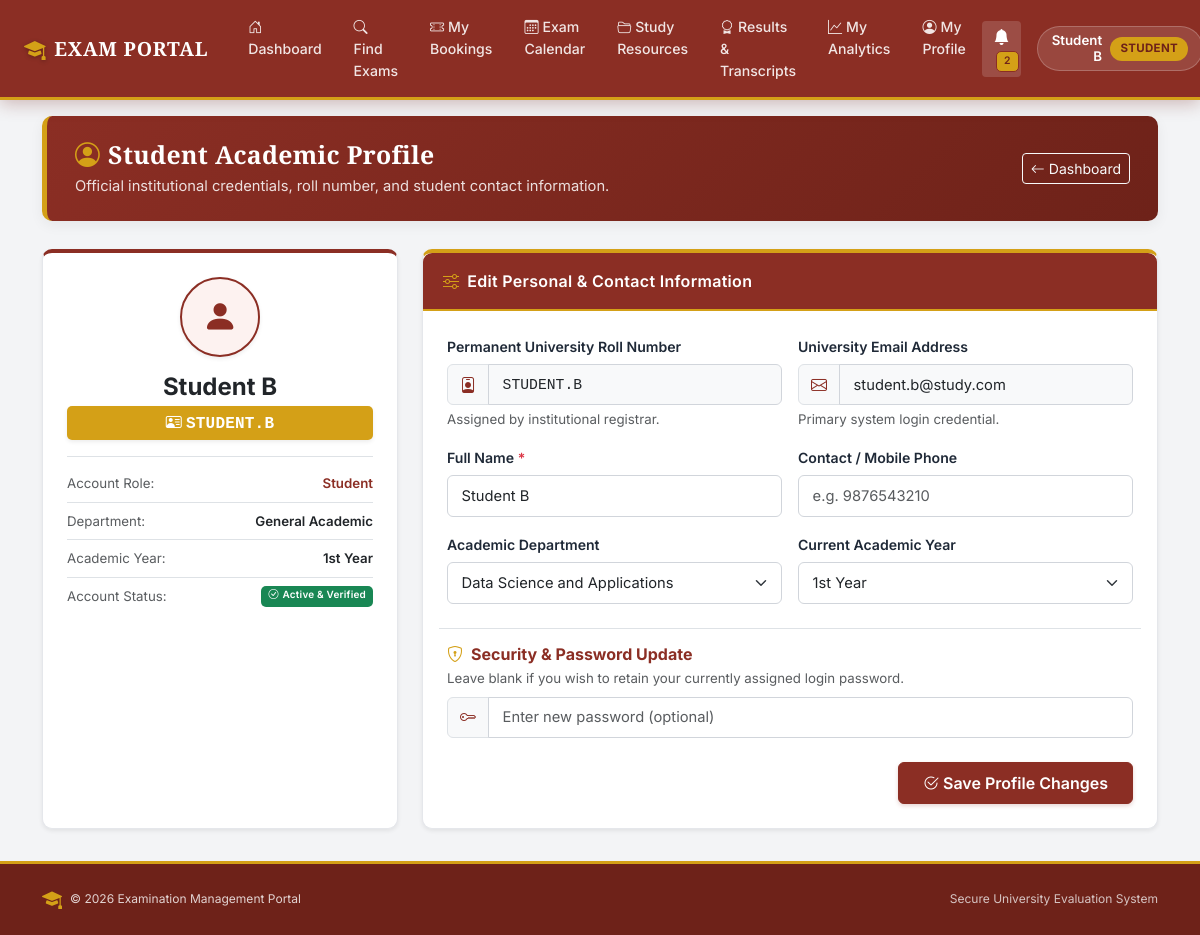
/student/profile (signed in), run on the app's committed database.
### models.py (models this page shows, shortened)
class BaseModel(db.Model):
    __abstract__ = True

class User(BaseModel):
    id = db.Column(db.Integer, primary_key=True)
    name = db.Column(db.String(100), nullable=False)
    email = db.Column(db.String(100), unique=True, nullable=False)
    password_hash = db.Column(db.String(200), nullable=False)
    role = db.Column(db.String(20), nullable=False)
    is_approved = db.Column(db.Boolean, default=False)
    is_active = db.Column(db.Boolean, default=True)

class StudentProfile(BaseModel):
    id = db.Column(db.Integer, primary_key=True)
    user_id = db.Column(db.Integer, db.ForeignKey("user.id"), unique=True, nullable=False)
    roll_number = db.Column(db.String(50), unique=True, nullable=False)
    department = db.Column(db.String(100))
    year = db.Column(db.String(50))
    phone = db.Column(db.String(20))
    user = db.relationship("User", backref=db.backref("student_profile", uselist=False))

### routes/student.py (the view, shortened to what this page needs)
@role_required("Student")
def student_profile():
    student_id = session["user_id"]
    student = User.query.get_or_404(student_id)
    profile = student.student_profile
    if not profile:
        roll = student.email.split("@")[0].upper()
        profile = StudentProfile(user_id=student_id, roll_number=roll)
        db.session.add(profile)
        db.session.commit()
    return render_template("student_profile.html", student=student, profile=profile)

### templates/student_profile.html (shortened to what this page needs)
{% extends "base.html" %}
{% block content %}
<div class="container my-3">
    <div class="erp-header">
        <div class="d-flex justify-content-between align-items-center flex-wrap gap-2">
            <div>
                <h2><i class="bi bi-person-circle me-2 text-gold"></i>Student Academic Profile</h2>
                <p>Official institutional credentials, roll number, and student contact information.</p>
            </div>
            <div>
                <a href="{{ url_for('student_dashboard') }}" class="btn btn-outline-light btn-sm">
                    <i class="bi bi-arrow-left me-1"></i>Dashboard
                </a>
            </div>
        </div>
    </div>
    <div class="row g-4">
        <div class="col-lg-4">
            <div class="card shadow-sm text-center p-4 h-100 bg-white" style="border-top: 4px solid var(--maroon);">
                <div class="rounded-circle d-flex align-items-center justify-content-center mx-auto mb-3 shadow-sm"
                    style="width: 80px; height: 80px; background-color: var(--maroon-subtle); border: 2.5px solid var(--maroon); color: var(--maroon); font-size: 2.2rem;">
                    <i class="bi bi-person-fill"></i>
                </div>
                <h4 class="fw-bold text-dark mb-1">{{ student.name }}</h4>
                <div class="badge bg-gold text-dark fs-6 py-2 px-3 mb-3 font-monospace shadow-sm">
                    <i class="bi bi-person-vcard me-1"></i>{{ profile.roll_number or 'ROLL-NOT-SET' }}
                </div>
                <ul class="list-group list-group-flush text-start small border-top pt-2">
                    <li class="list-group-item d-flex justify-content-between px-0">
                        <span class="text-muted">Account Role:</span>
                        <span class="fw-semibold text-maroon">{{ student.role }}</span>
                    </li>
                    <li class="list-group-item d-flex justify-content-between px-0">
                        <span class="text-muted">Department:</span>
                        <span class="fw-semibold text-end">{{ profile.department or 'Data Science & Applications'
                            }}</span>
                    </li>
                    <li class="list-group-item d-flex justify-content-between px-0">
                        <span class="text-muted">Academic Year:</span>
                        <span class="fw-semibold">{{ profile.year or 'Standard' }}</span>
                    </li>
                    <li class="list-group-item d-flex justify-content-between px-0">
                        <span class="text-muted">Account Status:</span>
                        <span class="badge bg-success"><i class="bi bi-check-circle me-1"></i>Active &amp;
                            Verified</span>
                    </li>
                </ul>
            </div>
        </div>
        <div class="col-lg-8">
            <div class="card shadow-sm bg-white" style="border-top: 4px solid var(--gold);">
                <div class="card-header card-header-maroon">
                    <i class="bi bi-sliders me-2 text-gold"></i>Edit Personal &amp; Contact Information
                </div>
                <div class="card-body p-4">
                    <form method="POST">
                        <div class="row g-3">
                            <div class="col-md-6">
                                <label class="form-label">Permanent University Roll Number</label>
                                <div class="input-group">
                                    <span class="input-group-text bg-light"><i
                                            class="bi bi-person-badge text-maroon"></i></span>
                                    <input type="text" class="form-control bg-light font-monospace"
                                        value="{{ profile.roll_number or '' }}" readonly>
                                </div>
                                <div class="form-text small">Assigned by institutional registrar.</div>
                            </div>
                            <div class="col-md-6">
                                <label class="form-label">University Email Address</label>
                                <div class="input-group">
                                    <span class="input-group-text bg-light"><i
                                            class="bi bi-envelope text-maroon"></i></span>
                                    <input type="email" class="form-control bg-light" value="{{ student.email }}"
                                        readonly>
                                </div>
                                <div class="form-text small">Primary system login credential.</div>
                            </div>
                            <div class="col-md-6">
                                <label class="form-label">Full Name <span class="text-danger">*</span></label>
                                <input type="text" name="name" class="form-control" value="{{ student.name }}" required>
                            </div>
                            <div class="col-md-6">
                                <label class="form-label">Contact / Mobile Phone</label>
                                <input type="tel" name="phone" class="form-control" value="{{ profile.phone or '' }}"
                                    placeholder="e.g. 9876543210">
                            </div>
                            <div class="col-md-6">
                                <label class="form-label">Academic Department</label>
                                <select name="department" class="form-select">
                                    <option value="Data Science and Applications" >Data
                                        Science and Applications</option>
                                </select>
                            </div>
                            <div class="col-md-6">
                                <label class="form-label">Current Academic Year</label>
                                <select name="year" class="form-select">
                                    <option value="1st Year" {% if profile.year=='1st Year' %}selected{% endif %}>1st
                                        Year </option>
                                </select>
                            </div>
                            <div class="col-12 mt-4 pt-3 border-top">
                                <h6 class="fw-bold text-maroon mb-1"><i
                                        class="bi bi-shield-lock me-2 text-gold"></i>Security &amp; Password Update</h6>
                                <p class="small text-muted mb-2">Leave blank if you wish to retain your currently
                                    assigned login password.</p>
                                <div class="input-group">
                                    <span class="input-group-text"><i class="bi bi-key text-maroon"></i></span>
                                    <input type="password" name="new_password" class="form-control"
                                        placeholder="Enter new password (optional)">
                                </div>
                            </div>
                        </div>
                        <div class="mt-4 text-end">
                            <button type="submit" class="btn btn-primary px-4 py-2">
                                <i class="bi bi-check2-circle me-1"></i>Save Profile Changes
                            </button>
                        </div>
                    </form>
                </div>
            </div>
        </div>
    </div>
</div>
{% endblock %}

### templates/base.html (shortened to what this page needs)
<!DOCTYPE html>
<html lang="en">
<head>
    <link href="https://cdn.jsdelivr.net/npm/bootstrap@5.3.3/dist/css/bootstrap.min.css" rel="stylesheet">
    <link href="https://cdn.jsdelivr.net/npm/bootstrap-icons@1.11.3/font/bootstrap-icons.min.css" rel="stylesheet">
</head>
<body>
    <nav class="navbar navbar-expand-xl navbar-custom fixed-top">
        <div class="container-fluid px-3 px-lg-4">
            <a class="navbar-brand" href="{% if session.get('user_role') == 'Admin' %}{{ url_for('admin_dashboard') }}{% elif session.get('user_role') == 'Examiner' %}{{ url_for('examiner_dashboard') }}{% elif session.get('user_role') == 'Student' %}{{ url_for('student_dashboard') }}{% else %}{{ url_for('login') }}{% endif %}">
                <i class="bi bi-mortarboard-fill brand-crest"></i>
                <span>EXAM PORTAL</span>
            </a>
            <div class="collapse navbar-collapse" id="navbarNav">
                <ul class="navbar-nav me-auto mb-2 mb-xl-0 ms-xl-2">
                    {% if session.get("user_role") == "Admin" %}
                        <li class="nav-item">
                            <a class="nav-link" href="{{ url_for('admin_dashboard') }}"><i class="bi bi-speedometer2 me-1"></i>Dashboard</a>
                        </li>
                        <li class="nav-item">
                            <a class="nav-link" href="{{ url_for('courses') }}"><i class="bi bi-book me-1"></i>Courses</a>
                        </li>
                        <li class="nav-item">
                            <a class="nav-link" href="{{ url_for('examinations') }}"><i class="bi bi-clipboard2-check me-1"></i>Examinations</a>
                        </li>
                        <li class="nav-item">
                            <a class="nav-link" href="{{ url_for('admin_slots') }}"><i class="bi bi-calendar-range me-1"></i>Slots</a>
                        </li>
                        <li class="nav-item">
                            <a class="nav-link" href="{{ url_for('admin_bookings') }}"><i class="bi bi-journal-bookmark me-1"></i>Bookings</a>
                        </li>
                        <li class="nav-item">
                            <a class="nav-link" href="{{ url_for('admin_users') }}"><i class="bi bi-people me-1"></i>Students &amp; Users</a>
                        </li>
                        <li class="nav-item">
                            <a class="nav-link" href="{{ url_for('admin_examiner_analytics') }}"><i class="bi bi-person-check me-1"></i>Examiner Tracking</a>
                        </li>
                        <li class="nav-item">
                            <a class="nav-link" href="{{ url_for('performance_analytics') }}"><i class="bi bi-graph-up-arrow me-1"></i>Analytics</a>
                        </li>
                        <li class="nav-item">
                            <a class="nav-link" href="{{ url_for('admin_announcements') }}"><i class="bi bi-megaphone me-1"></i>Announcements</a>
                        </li>
                    {% elif session.get("user_role") == "Student" %}
                        <li class="nav-item">
                            <a class="nav-link" href="{{ url_for('student_dashboard') }}"><i class="bi bi-house-door me-1"></i>Dashboard</a>
                        </li>
                        <li class="nav-item">
                            <a class="nav-link" href="{{ url_for('student_examinations') }}"><i class="bi bi-search me-1"></i>Find Exams</a>
                        </li>
                        <li class="nav-item">
                            <a class="nav-link" href="{{ url_for('student_bookings') }}"><i class="bi bi-ticket-perforated me-1"></i>My Bookings</a>
                        </li>
                        <li class="nav-item">
                            <a class="nav-link" href="{{ url_for('student_calendar') }}"><i class="bi bi-calendar3 me-1"></i>Exam Calendar</a>
                        </li>
                        <li class="nav-item">
                            <a class="nav-link" href="{{ url_for('student_resources') }}"><i class="bi bi-folder2-open me-1"></i>Study Resources</a>
                        </li>
                        <li class="nav-item">
                            <a class="nav-link" href="{{ url_for('student_results') }}"><i class="bi bi-award me-1"></i>Results &amp; Transcripts</a>
                        </li>
                        <li class="nav-item">
                            <a class="nav-link" href="{{ url_for('performance_analytics') }}"><i class="bi bi-graph-up me-1"></i>My Analytics</a>
                        </li>
                        <li class="nav-item">
                            <a class="nav-link" href="{{ url_for('student_profile') }}"><i class="bi bi-person-circle me-1"></i>My Profile</a>
                        </li>
                    {% endif %}
                </ul>
                {% if session.get("user_id") %}
                    <div class="d-flex align-items-center gap-3 mt-2 mt-xl-0">
                        <a href="{{ url_for('notifications') }}" class="btn btn-sm position-relative text-white border-0" style="background: rgba(255,255,255,0.15);" title="Notification Centre">
                            <i class="bi bi-bell-fill fs-6"></i>
                            {% if unread_notifications_count and unread_notifications_count > 0 %}
                                <span class="badge badge-notification">{{ unread_notifications_count }}</span>
                            {% endif %}
                        </a>
                        <div class="user-pill text-white d-none d-md-flex">
                            <div class="text-end">
                                <div class="fw-semibold small" style="line-height: 1.2;">{{ session.get("user_name") }}</div>
                            </div>
                            <span class="role-badge-nav">{{ session.get("user_role") }}</span>
                        </div>
                    </div>
                {% else %}
                    <div class="d-flex gap-2">
                        <a href="{{ url_for('login') }}" class="btn btn-sm btn-outline-light">Login</a>
                        <a href="{{ url_for('register') }}" class="btn btn-sm btn-gold">Student Register</a>
                    </div>
                {% endif %}
            </div>
        </div>
    </nav>
    <main class="py-3">
        {% block content %}{% endblock %}
    </main>
    <footer class="text-center no-print">
        <div class="container">
            <div class="d-flex justify-content-between align-items-center flex-wrap gap-2 small">
                <div class="d-flex align-items-center gap-2">
                    <i class="bi bi-mortarboard-fill text-gold fs-5"></i>
                    <span>&copy; {{ 2026 }} Examination Management Portal</span>
                </div>
                <div>
                    <span class="text-light opacity-75">Secure University Evaluation System</span>
                </div>
            </div>
        </div>
    </footer>
</body>
</html>

### data on the page
User: get "Student B", get "STUDENT", name "Student B", role "Student", email "student.b@study.com"
StudentProfile: roll_number "STUDENT.B", department "General Academic", year "1st Year"

### other printed values
{{ unread_notifications_count }} "2"
{{ 2026 }} "2026"
